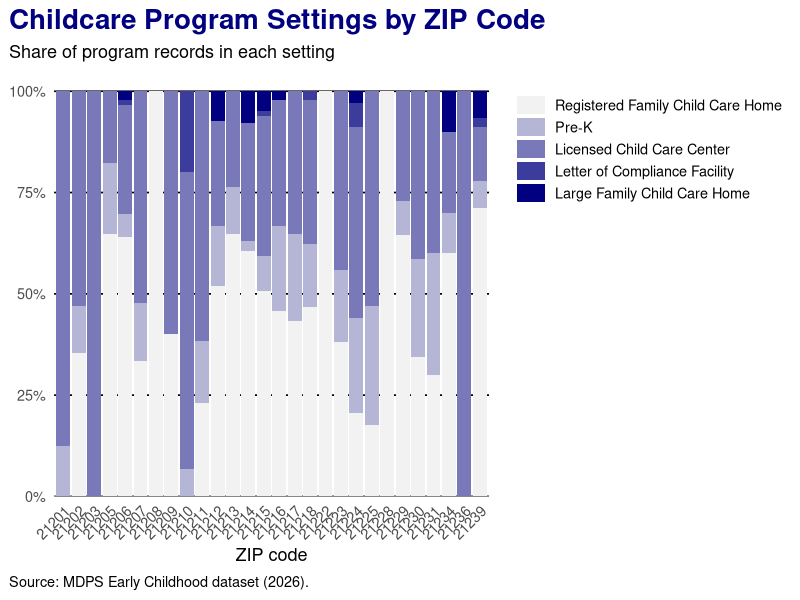
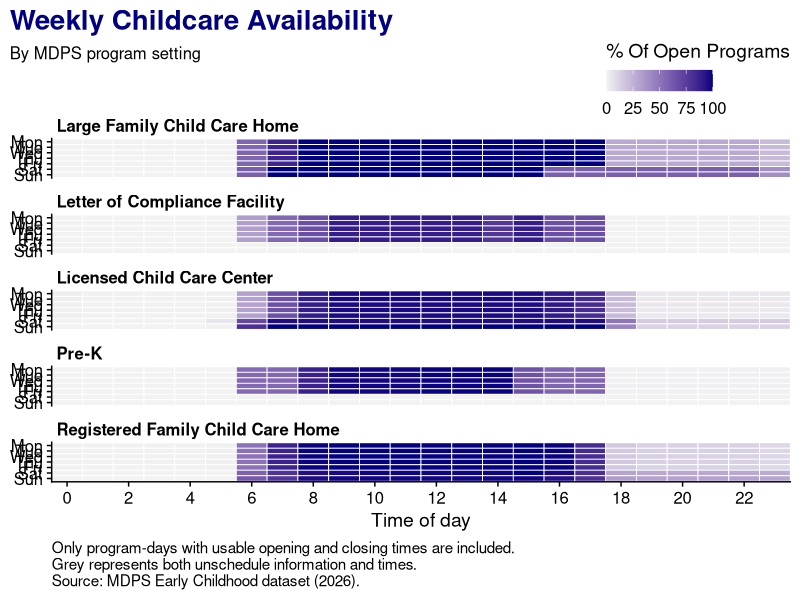
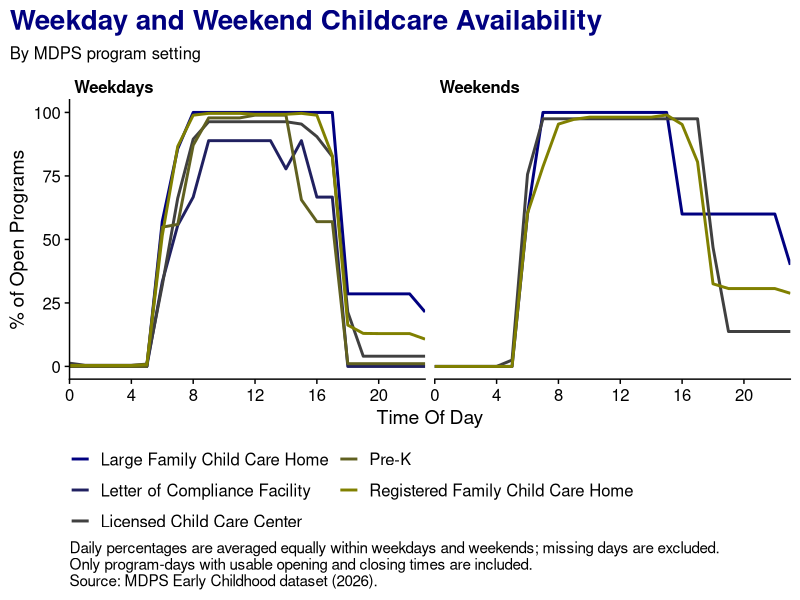

Generate these figures, in order, with R:
## ---- chunk 1
#| label: setup
#| label: setup

library(ggplot2)
library(dplyr)
library(tidyr)
library(cowplot)

# Loading the childcare table and removing the footnote rows without addresses.

childcare_eda <- read.csv(
  "../data/MDPS Early Childhood Dev.csv",
  stringsAsFactors = FALSE
) |>
  filter(
    !is.na(address),
    address != ""
  )

## ---- chunk 2
#| label: program-setting-share-setup

program_setting_chart <- childcare_eda |>
  filter(!is.na(zipcode)) |>
  ggplot(
    aes(
      x = factor(zipcode),
      fill = gen_program_setting_detail
    )
  ) +
  geom_bar(position = "fill")
## ---- chunk 3
#| label: program-setting-share-chart
#| fig-width: 10
#| fig-height: 7

program_setting_chart +
  scale_y_continuous(
    labels = scales::percent,
    expand = expansion(mult = c(0, 0.05))
  ) +
  guides(fill = guide_legend(reverse = TRUE)) +
  scale_fill_manual(
  values = colorRampPalette(c("navy", "grey95"))(
    dplyr::n_distinct(childcare_eda$gen_program_setting_detail)
  )
) +
  labs(
    x = "ZIP code",
    y = NULL,
    fill = NULL,
    title = "Childcare Program Settings by ZIP Code",
    subtitle = "Share of program records in each setting",
    caption = "Source: MDPS Early Childhood dataset (2026)."
  ) +
  theme_minimal(base_size = 13) +
  theme(
    panel.grid.major.x = element_blank(),
    panel.grid.minor = element_blank(),
    panel.grid.major.y = element_line(color = "black"),
    plot.title.position = "plot",
    plot.title = element_text(face = "bold", size = 20, color = "navy"),
    plot.caption.position = "plot",
    plot.caption = element_text(
      hjust = 0,
      margin = margin(t = 8)
    ),
    axis.text.x = element_text(angle = 45, hjust = 1),
    legend.justification = c(1, 0.95),
    legend.key.width = grid::unit(1.5, "lines"),
    legend.key.height = grid::unit(1, "lines"),
    legend.key.spacing.y = grid::unit(0.1, "lines")
  )
## ---- chunk 4
#| label: heatmap_program-avaibility-setup

day_order <- c(
  "Monday", "Tuesday", "Wednesday", "Thursday",
  "Friday", "Saturday", "Sunday"
)

availability <- childcare_eda |>
  select(
    setting = gen_program_setting_detail,
    ends_with(".Time")
  ) |>
  tidyr::pivot_longer(
    cols = ends_with(".Time"),
    names_to = c("day", ".value", NA),
    names_sep = "\\."
  ) |>
  mutate(
    opening = as.numeric(as.difftime(trimws(Start), units = "hours")),
    closing = as.numeric(as.difftime(trimws(End), units = "hours")),
    day = factor(day, levels = day_order)
  ) |>
  tidyr::drop_na(opening, closing) |>
  tidyr::uncount(24, .id = "hour") |>
  mutate(
    hour = hour - 1,
    open = ifelse(
      closing < opening,
      hour >= opening | hour < closing,
      hour >= opening & hour < closing
    )
  ) |>
  group_by(setting, day, hour) |>
  summarise(
    percent_open = mean(open) * 100,
    .groups = "drop"
  ) |>
  tidyr::complete(setting, day, hour = 0:23)
## ---- chunk 5
#| label: heatmap_program-avaibility
#| fig-width: 9
#| fig-height: 10

ggplot(
  availability,
  aes(x = hour, y = day, fill = percent_open)
) +
  geom_tile(color = "white", linewidth = 0.3) +
  facet_wrap(~ setting, ncol = 1) +
  scale_x_continuous(
    breaks = seq(0, 23, 2),
    expand = c(0, 0)
  ) +
  scale_y_discrete(
    limits = rev(day_order),
    labels = function(x) substr(x, 1, 3),
    drop = FALSE
  ) +
  scale_fill_gradient(
    low = "grey95",
    high = "navy",
    limits = c(0, 100),
    na.value = "grey95"
  ) +
  guides(
    fill = guide_colorbar(
      direction = "horizontal",
      title.position = "top",
      title.hjust = 0
    )
  ) +
  labs(
    title = "Weekly Childcare Availability",
    subtitle = "By MDPS program setting",
    x = "Time of day",
    y = NULL,
    fill = "% Of Open Programs",
    caption = paste0(
      "Only program-days with usable opening and closing times are included.\n",
      "Grey represents both unschedule information and times.\n",
      "Source: MDPS Early Childhood dataset (2026)."
    )
  ) +
  theme_cowplot() +
  theme(
    panel.grid = element_blank(),
    strip.background = element_blank(),
    strip.text.x = element_text(
      face = "bold", hjust = 0, size = 12),
    plot.title.position = "plot",
    plot.title = element_text(
      face = "bold", size = 20, color = "navy"),
    plot.subtitle = element_text(margin = margin(b = 35)),
    legend.position = "inside",
    legend.position.inside = c(1, 1.06),
    legend.justification = c(1, 0),
    legend.background = element_blank(),
    plot.caption = element_text(hjust = 0)
  )
## ---- chunk 6
#| label: availability-weekdays-weekends
#| fig-width: 9
#| fig-height: 6

availability |>
  mutate(
    day_group = ifelse(
      day %in% c("Saturday", "Sunday"),
      "Weekends",
      "Weekdays"
    )
  ) |>
  group_by(setting, day_group, hour) |>
  summarise(
    percent_open = mean(percent_open, na.rm = TRUE),
    .groups = "drop"
  ) |>
  ggplot(aes(x = hour, y = percent_open, color = setting)) +
  geom_line(linewidth = 1, na.rm = TRUE) +
  facet_wrap(~ day_group) +
  scale_x_continuous(
    breaks = seq(0, 23, 4),
    expand = c(0, 0)
  ) +
  scale_y_continuous(
    limits = c(0, 100),
    breaks = seq(0, 100, 25)
  ) +
  scale_color_manual(
  values = colorRampPalette(c("navy", "#808000"))(
    dplyr::n_distinct(availability$setting)
  )
) +
  labs(
    title = "Weekday and Weekend Childcare Availability",
    subtitle = "By MDPS program setting",
    x = "Time Of Day",
    y = "% of Open Programs",
    color = NULL,
    caption = paste0(
      "Daily percentages are averaged equally within weekdays and weekends; missing days are excluded.\n",
      "Only program-days with usable opening and closing times are included.\n",
      "Source: MDPS Early Childhood dataset (2026)."
    )
  ) +
  theme_cowplot() +
  theme(
    panel.grid = element_blank(),
    strip.background = element_blank(),
    strip.text = element_text(face = "bold", hjust = 0, size = 12),
    plot.title.position = "plot",
    plot.title = element_text(face = "bold", size = 20, color = "navy"),
    legend.position = "bottom",
    plot.caption = element_text(hjust = 0)
  ) +
  guides(color = guide_legend(ncol = 2))
